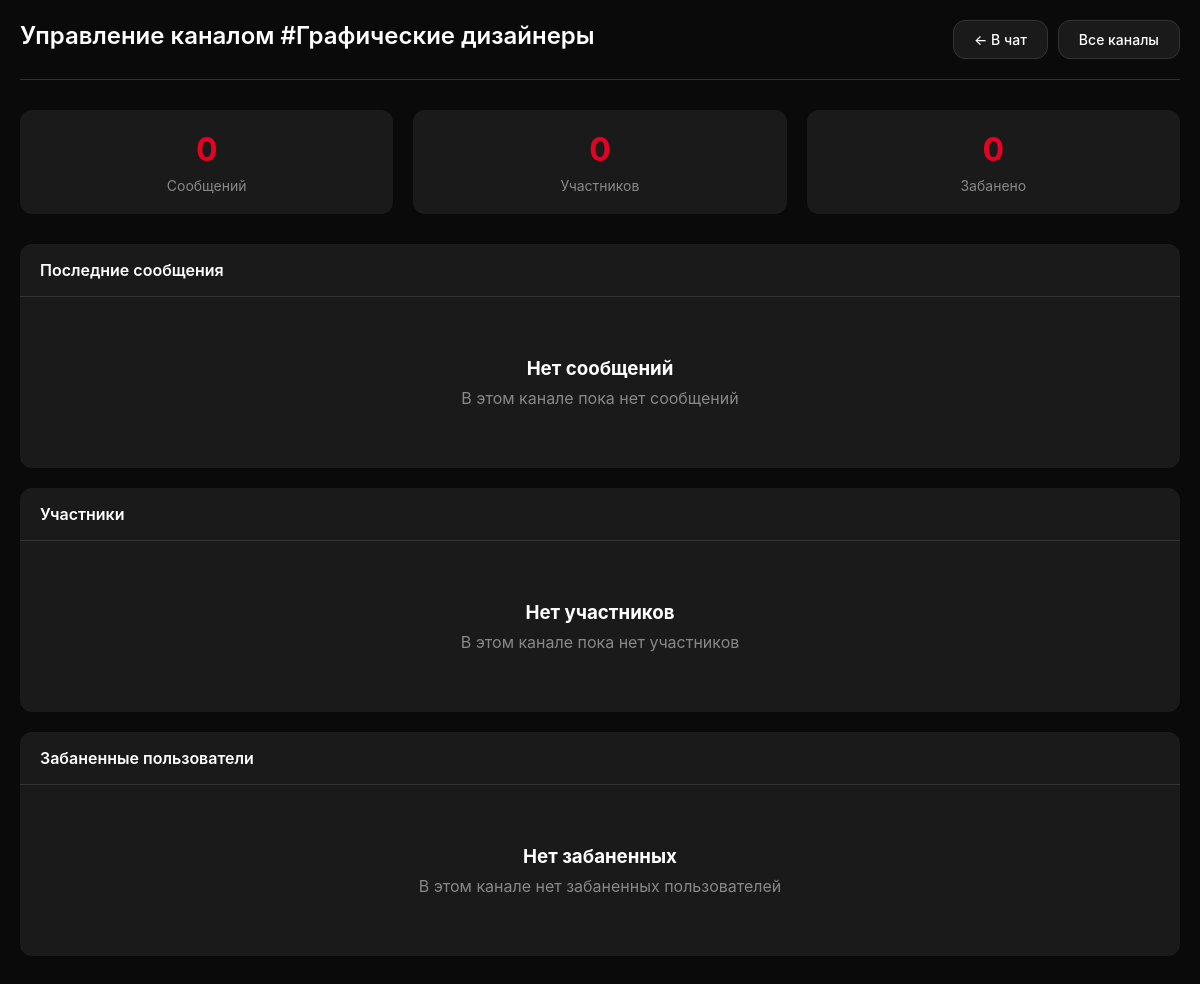
The app's page /chat/graficheskie-dizajnery/admin/ (signed in), older data.
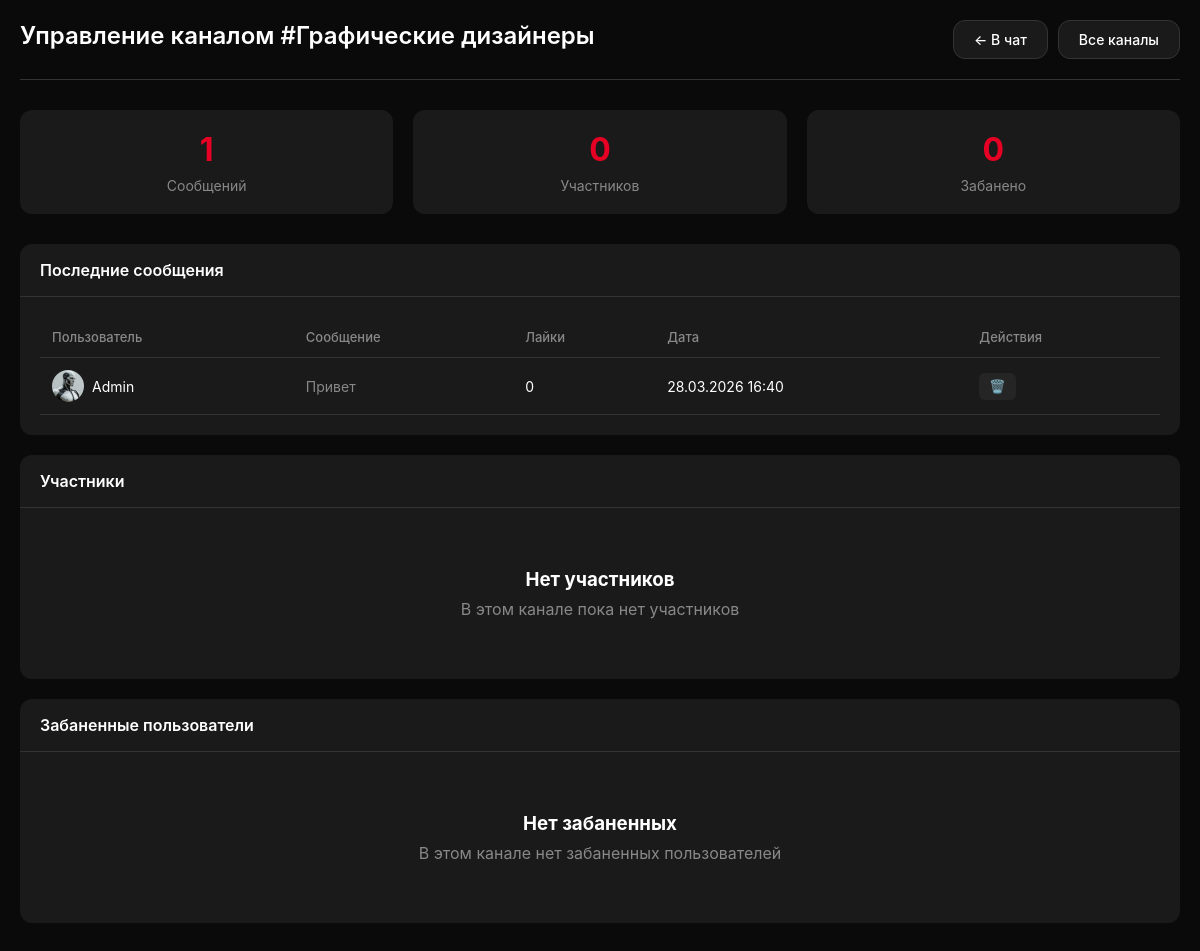
The same page, newer data.
### chat/models.py (models this page shows, shortened)
class Channel(models.Model):
    name = models.CharField('Название', max_length=100)
    slug = models.SlugField(unique=True, blank=True)
    description = models.TextField('Описание', blank=True)
    image = models.ImageField('Изображение канала', upload_to='chat/channel_images/', null=True, blank=True)
    is_public = models.BooleanField('Публичный', default=True)
    is_active = models.BooleanField('Активен', default=True)
    moderators = models.ManyToManyField(
        settings.AUTH_USER_MODEL,
        related_name='moderated_channels',
        blank=True
    )
    messages_count = models.PositiveIntegerField(default=0)
    members_count = models.PositiveIntegerField(default=0)
    created_at = models.DateTimeField(auto_now_add=True)
    updated_at = models.DateTimeField(auto_now=True)
    class Meta:
        verbose_name = 'Канал'
        verbose_name_plural = 'Каналы'
        ordering = ['-messages_count']
        indexes = [
            models.Index(fields=['slug']),
            models.Index(fields=['is_public', 'is_active']),
        ]

class Message(models.Model):
    channel = models.ForeignKey(Channel, on_delete=models.CASCADE, related_name='messages')
    user = models.ForeignKey(settings.AUTH_USER_MODEL, on_delete=models.CASCADE, related_name='chat_messages')
    content = models.TextField('Текст сообщения')
    reply_to = models.ForeignKey(
        'self',
        on_delete=models.SET_NULL,
        null=True,
        blank=True,
        related_name='replies'
    )
    has_image = models.BooleanField(default=False)
    image = models.ImageField(upload_to='chat/images/', null=True, blank=True)
    has_file = models.BooleanField(default=False)
    file = models.FileField(upload_to='chat/files/', null=True, blank=True)
    file_type = models.CharField('Тип файла', max_length=50, blank=True)  # 'video', 'audio'
    file_name = models.CharField('Имя файла', max_length=255, blank=True)
    is_deleted = models.BooleanField(default=False)
    is_edited = models.BooleanField(default=False)
    likes_count = models.PositiveIntegerField(default=0)
    created_at = models.DateTimeField(auto_now_add=True)
    edited_at = models.DateTimeField(null=True, blank=True)
    class Meta:
        verbose_name = 'Сообщение'
        verbose_name_plural = 'Сообщения'
        ordering = ['-created_at']
        indexes = [
            models.Index(fields=['channel', '-created_at']),
            models.Index(fields=['user', '-created_at']),
            models.Index(fields=['is_deleted']),
        ]

### accounts/models.py (models this page shows, shortened)
class User(AbstractUser):
    email = models.EmailField(unique=True)
    avatar = models.ImageField(upload_to='avatars/', null=True, blank=True)
    bio = models.TextField('О себе', blank=True)
    website = models.URLField(blank=True)
    location = models.CharField('Город', max_length=100, blank=True)
    created_at = models.DateTimeField(auto_now_add=True)
    class Meta:
        verbose_name = 'Пользователь'
        verbose_name_plural = 'Пользователи'

### chat/views.py (the view)
# urls.py: path('<str:slug>/admin/', views.chat_admin, name='admin'),
@login_required
def chat_admin(request, slug):
    channel = get_object_or_404(Channel, slug=slug, is_active=True)
    is_moderator = channel.moderators.filter(id=request.user.id).exists()
    if not is_moderator and not request.user.is_staff:
        messages.error(request, 'У вас нет прав доступа к управлению этим каналом')
        return redirect('chat:room', slug=slug)
    members_count = ChannelMember.objects.filter(channel=channel).count()
    banned_count = ChannelBan.objects.filter(channel=channel).count()
    messages_count = Message.objects.filter(channel=channel).count()
    recent_members = ChannelMember.objects.filter(
        channel=channel
    ).select_related('user').order_by('-joined_at')[:20]
    recent_messages = Message.objects.filter(
        channel=channel
    ).select_related('user').order_by('-created_at')[:20]
    banned_users = ChannelBan.objects.filter(
        channel=channel
    ).select_related('user', 'moderator').order_by('-created_at')[:20]
    return render(request, 'chat/admin.html', {
        'channel': channel,
        'is_moderator': is_moderator,
        'stats': {
            'members': members_count,
            'banned': banned_count,
            'messages': messages_count,
        },
        'recent_members': recent_members,
        'recent_messages': recent_messages,
        'banned_users': banned_users,
    })

### templates/chat/admin.html (shortened to what this page needs)
<!DOCTYPE html>
<html lang="ru">
<head>
</head>
<body>
    <div class="container">
        <header class="header">
            <div>
                <h1>Управление каналом #{{ channel.name }}</h1>
            </div>
            <div class="header-actions">
                <a href="{% url 'chat:room' channel.slug %}" class="btn btn-secondary">← В чат</a>
                <a href="{% url 'chat:index' %}" class="btn btn-secondary">Все каналы</a>
            </div>
        </header>
        <div class="stats-grid">
            <div class="stat-card">
                <div class="stat-value">{{ stats.messages }}</div>
                <div class="stat-label">Сообщений</div>
            </div>
            <div class="stat-card">
                <div class="stat-value">{{ stats.members }}</div>
                <div class="stat-label">Участников</div>
            </div>
            <div class="stat-card">
                <div class="stat-value">{{ stats.banned }}</div>
                <div class="stat-label">Забанено</div>
            </div>
        </div>
        <div class="section">
            <div class="section-header">
                <span>Последние сообщения</span>
            </div>
            <div class="section-content">
                {% if recent_messages %}
                <table class="table">
                    <thead>
                        <tr>
                            <th>Пользователь</th>
                            <th>Сообщение</th>
                            <th>Лайки</th>
                            <th>Дата</th>
                            <th>Действия</th>
                        </tr>
                    </thead>
                    <tbody>
                        {% for msg in recent_messages %}
                        <tr>
                            <td>
                                <div class="user-cell">
                                    <a href="{% url 'accounts:profile' msg.user.username %}" style="text-decoration: none; color: inherit; display: flex; align-items: center; gap: 8px;">
                                        {% if msg.user.avatar %}
                                        <img src="{{ msg.user.avatar.url }}" alt="{{ msg.user.username }}" class="user-avatar">
                                        {% endif %}
                                        {{ msg.user.username }}
                                    </a>
                                </div>
                            </td>
                            <td>
                                <div class="message-content">{{ msg.content }}</div>
                            </td>
                            <td>{{ msg.likes_count }}</td>
                            <td>{{ msg.created_at|date:"d.m.Y H:i" }}</td>
                            <td>
                                <div class="actions-cell">
                                    {% if not msg.is_deleted %}
                                    <button class="btn-icon danger" onclick="deleteMessage({{ msg.id }})" title="Удалить">🗑️</button>
                                    {% endif %}
                                </div>
                            </td>
                        </tr>
                        {% endfor %}
                    </tbody>
                </table>
                {% else %}
                <div class="empty-state">
                    <h3>Нет сообщений</h3>
                    <p>В этом канале пока нет сообщений</p>
                </div>
                {% endif %}
            </div>
        </div>
        <div class="section">
            <div class="section-header">
                <span>Участники</span>
            </div>
            <div class="section-content">
                {% if recent_members %}
                <table class="table">
                    <thead>
                        <tr>
                            <th>Пользователь</th>
                            <th>Роль</th>
                            <th>Статус</th>
                            <th>Вступил</th>
                            <th>Действия</th>
                        </tr>
                    </thead>
                    <tbody>
                        {% for member in recent_members %}
                        <tr>
                            <td>
                                <div class="user-cell">
                                    <a href="{% url 'accounts:profile' member.user.username %}" style="text-decoration: none; color: inherit; display: flex; align-items: center; gap: 8px;">
                                        {% if member.user.avatar %}
                                        <img src="{{ member.user.avatar.url }}" alt="{{ member.user.username }}" class="user-avatar">
                                        {% endif %}
                                        {{ member.user.username }}
                                    </a>
                                </div>
                            </td>
                            <td>
                                {% if member.is_moderator %}
                                <span class="badge badge-moderator">Модератор</span>
                                {% else %}
                                <span style="color: var(--text-muted);">Участник</span>
                                {% endif %}
                            </td>
                            <td>
                                {% if member.is_muted %}
                                <span class="badge badge-muted">Заглушен</span>
                                {% else %}
                                <span style="color: var(--success);">Активен</span>
                                {% endif %}
                            </td>
                            <td>{{ member.joined_at|date:"d.m.Y" }}</td>
                            <td>
                                <div class="actions-cell">
                                    {% if not member.is_moderator %}
                                    <button class="btn-icon success" onclick="promoteUser({{ member.user.id }})" title="Сделать модератором">⭐</button>
                                    {% endif %}
                                    {% if member.is_muted %}
                                    <button class="btn-icon" onclick="unmuteUser({{ member.user.id }})" title="Разглушить">🔊</button>
                                    {% else %}
                                    <button class="btn-icon" onclick="muteUser({{ member.user.id }})" title="Заглушить">🔇</button>
                                    {% endif %}
                                    <button class="btn-icon danger" onclick="banUser({{ member.user.id }})" title="Забанить">🚫</button>
                                </div>
                            </td>
                        </tr>
                        {% endfor %}
                    </tbody>
                </table>
                {% else %}
                <div class="empty-state">
                    <h3>Нет участников</h3>
                    <p>В этом канале пока нет участников</p>
                </div>
                {% endif %}
            </div>
        </div>
        <div class="section">
            <div class="section-header">
                <span>Забаненные пользователи</span>
            </div>
            <div class="section-content">
                {% if banned_users %}
                <table class="table">
                    <thead>
                        <tr>
                            <th>Пользователь</th>
                            <th>Причина</th>
                            <th>Кем забанен</th>
                            <th>Дата</th>
                            <th>Истекает</th>
                            <th>Действия</th>
                        </tr>
                    </thead>
                    <tbody>
                        {% for ban in banned_users %}
                        <tr>
                            <td>
                                <div class="user-cell">
                                    {{ ban.user.username }}
                                </div>
                            </td>
                            <td>{{ ban.reason|default:"—" }}</td>
                            <td>{{ ban.moderator.username|default:"Система" }}</td>
                            <td>{{ ban.created_at|date:"d.m.Y H:i" }}</td>
                            <td>
                                {% if ban.expires_at %}
                                    {{ ban.expires_at|date:"d.m.Y H:i" }}
                                {% else %}
                                    <span class="badge badge-banned">Навсегда</span>
                                {% endif %}
                            </td>
                            <td>
                                <div class="actions-cell">
                                    <button class="btn-icon success" onclick="unbanUser({{ ban.user.id }})" title="Разбанить">✅</button>
                                </div>
                            </td>
                        </tr>
                        {% endfor %}
                    </tbody>
                </table>
                {% else %}
                <div class="empty-state">
                    <h3>Нет забаненных</h3>
                    <p>В этом канале нет забаненных пользователей</p>
                </div>
                {% endif %}
            </div>
        </div>
    </div>
</body>
</html>

Row changes from the older to the newer data that the page shows:
added Message: user.avatar (picture), user.username "Admin", content "Привет", likes_count "0", created_at "28.03.2026 16:40"
Text that changed along with them:
{{ stats.messages }}: "0" → "1"
text no longer shown: "Нет сообщений В этом канале пока нет сообщений"
text now shown: "Пользователь Сообщение Лайки Дата Действия"
